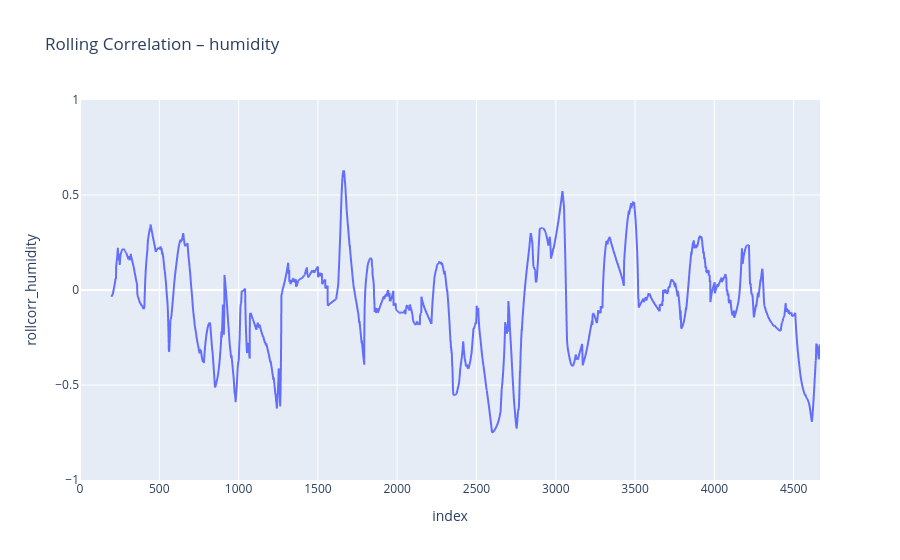
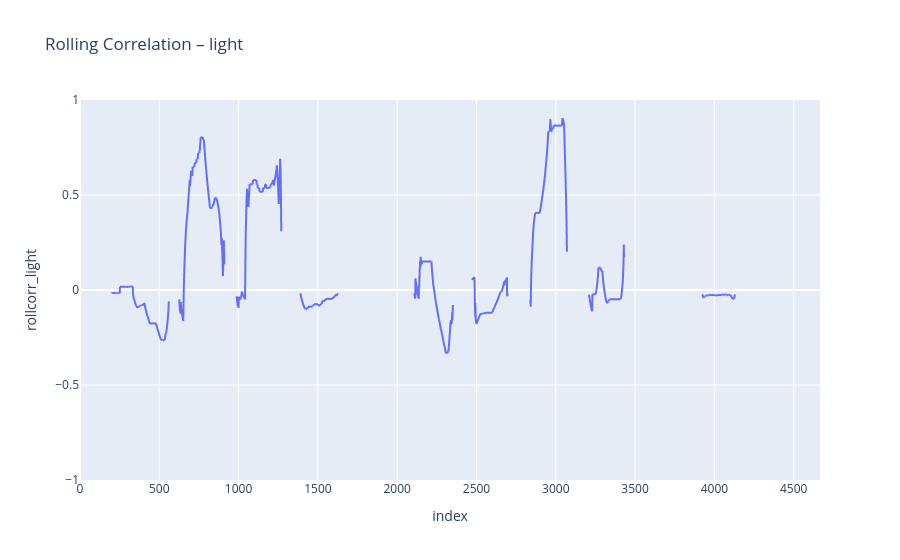

Source (notebook cell) for these figures, in order:
### Code cell
window = 200

for v in ["humidity", "light", "mic", "temperature"]:
    df_all[f"rollcorr_{v}"] = (
        df_all[v].rolling(window).corr(df_all["is_moving"])
    )

    fig = px.line(df_all, y=f"rollcorr_{v}", title=f"Rolling Correlation – {v}")
    fig.update_layout(yaxis=dict(range=[-1,1]))
    fig.show()

### Figure 1 — Plotly figure (JSON) as saved in the notebook; plotly's stock layout.template omitted (floating-point values rounded to 4 significant figures; data arrays with more than 128 entries replaced by an {"elided": "..."} marker saying what was removed)
{"data": [{"hovertemplate": "index=%{x}<br>rollcorr_humidity=%{y}<extra></extra>", "legendgroup": "", "line": {"color": "#636efa", "dash": "solid"}, "marker": {"symbol": "circle"}, "mode": "lines", "name": "", "showlegend": false, "type": "scattergl", "x": {"elided": "4667 int values"}, "xaxis": "x", "y": {"elided": "4667 float values"}, "yaxis": "y"}], "layout": {"legend": {"tracegroupgap": 0}, "title": {"text": "Rolling Correlation – humidity"}, "xaxis": {"anchor": "y", "domain": [0, 1], "title": {"text": "index"}}, "yaxis": {"anchor": "x", "domain": [0, 1], "range": [-1, 1], "title": {"text": "rollcorr_humidity"}}}}

### Figure 2 — Plotly figure (JSON) as saved in the notebook; plotly's stock layout.template omitted (floating-point values rounded to 4 significant figures; data arrays with more than 128 entries replaced by an {"elided": "..."} marker saying what was removed)
{"data": [{"hovertemplate": "index=%{x}<br>rollcorr_light=%{y}<extra></extra>", "legendgroup": "", "line": {"color": "#636efa", "dash": "solid"}, "marker": {"symbol": "circle"}, "mode": "lines", "name": "", "showlegend": false, "type": "scattergl", "x": {"elided": "4667 int values"}, "xaxis": "x", "y": {"elided": "4667 float values"}, "yaxis": "y"}], "layout": {"legend": {"tracegroupgap": 0}, "title": {"text": "Rolling Correlation – light"}, "xaxis": {"anchor": "y", "domain": [0, 1], "title": {"text": "index"}}, "yaxis": {"anchor": "x", "domain": [0, 1], "range": [-1, 1], "title": {"text": "rollcorr_light"}}}}
